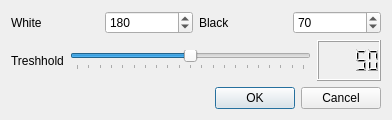
<?xml version="1.0" encoding="UTF-8"?>
<ui version="4.0">
 <class>CDBDialog</class>
 <widget class="QDialog" name="CDBDialog">
  <property name="geometry">
   <rect>
    <x>0</x>
    <y>0</y>
    <width>392</width>
    <height>120</height>
   </rect>
  </property>
  <property name="windowTitle">
   <string>Clean Dark Background Settings</string>
  </property>
  <layout class="QGridLayout" name="gridLayout">
   <item row="0" column="0">
    <layout class="QHBoxLayout" name="horizontalLayout_2">
     <item>
      <widget class="QLabel" name="labelWhite">
       <property name="text">
        <string>White</string>
       </property>
      </widget>
     </item>
     <item>
      <widget class="QSpinBox" name="whiteVal">
       <property name="maximum">
        <number>360</number>
       </property>
       <property name="value">
        <number>180</number>
       </property>
      </widget>
     </item>
    </layout>
   </item>
   <item row="0" column="1">
    <layout class="QHBoxLayout" name="horizontalLayout">
     <item>
      <widget class="QLabel" name="labelBlack">
       <property name="text">
        <string>Black</string>
       </property>
      </widget>
     </item>
     <item>
      <widget class="QSpinBox" name="blackVal">
       <property name="value">
        <number>70</number>
       </property>
      </widget>
     </item>
    </layout>
   </item>
   <item row="1" column="0" colspan="2">
    <layout class="QHBoxLayout" name="horizontalLayout_3">
     <item>
      <widget class="QLabel" name="label">
       <property name="text">
        <string>Treshhold</string>
       </property>
      </widget>
     </item>
     <item>
      <widget class="QSlider" name="treshold">
       <property name="maximum">
        <number>100</number>
       </property>
       <property name="sliderPosition">
        <number>50</number>
       </property>
       <property name="orientation">
        <enum>Qt::Horizontal</enum>
       </property>
       <property name="tickPosition">
        <enum>QSlider::TicksBelow</enum>
       </property>
       <property name="tickInterval">
        <number>5</number>
       </property>
      </widget>
     </item>
     <item>
      <widget class="QLCDNumber" name="lcdNumber">
       <property name="value" stdset="0">
        <double>50.000000000000000</double>
       </property>
      </widget>
     </item>
    </layout>
   </item>
   <item row="2" column="0" colspan="2">
    <widget class="QDialogButtonBox" name="buttonBox">
     <property name="orientation">
      <enum>Qt::Horizontal</enum>
     </property>
     <property name="standardButtons">
      <set>QDialogButtonBox::Cancel|QDialogButtonBox::Ok</set>
     </property>
    </widget>
   </item>
  </layout>
 </widget>
 <resources/>
 <connections>
  <connection>
   <sender>buttonBox</sender>
   <signal>accepted()</signal>
   <receiver>CDBDialog</receiver>
   <slot>accept()</slot>
   <hints>
    <hint type="sourcelabel">
     <x>248</x>
     <y>254</y>
    </hint>
    <hint type="destinationlabel">
     <x>157</x>
     <y>274</y>
    </hint>
   </hints>
  </connection>
  <connection>
   <sender>buttonBox</sender>
   <signal>rejected()</signal>
   <receiver>CDBDialog</receiver>
   <slot>reject()</slot>
   <hints>
    <hint type="sourcelabel">
     <x>316</x>
     <y>260</y>
    </hint>
    <hint type="destinationlabel">
     <x>286</x>
     <y>274</y>
    </hint>
   </hints>
  </connection>
 </connections>
</ui>
